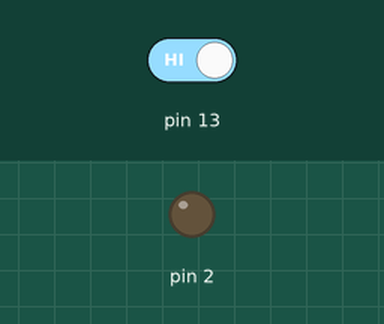
This sketch was run on a simulated Arduino Uno, built with avr-gcc and run on an emulated ATmega328P. On the bench: output pins drawn as LEDs (lit = HIGH). Inputs (shaded band) come from the test bench; at power-on: pin 13 HIGH.

Above: at 1.2 s.
1.3 s: pin 13 driven LOW
At 1.7 s:
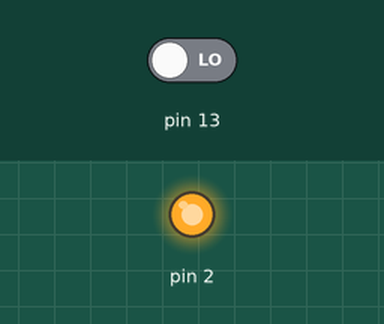
2.8 s: pin 13 driven HIGH
At 4.0 s:
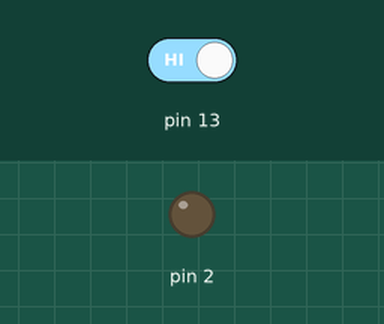
Timing chart, 0 to 5.8 s (numbered marks = the images above; inputs shaded):
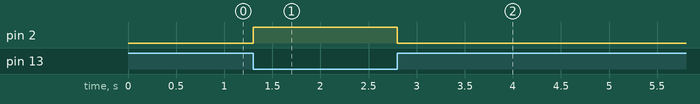

Measured:
- after the input at 1.3 s, pin 2: LOW → HIGH at once
- after the input at 2.8 s, pin 2: HIGH → LOW at once

The sketch:

Arduino-pd01_tarefa2.ino
```cpp
// C++ code
// Tarefa 2
/*
	-Insira um botão com um resistor em série,
    	ligado ao zero volt, e a outra ponta do resistor a +5V.
	-Ligue a união do botão com o resistor com
    	o pino 13 do Arduino.
    -Declare o pino 13 como entrada.
	-Faça com que, caso o botão seja apertado
    	(colocar o mouse em cima dele e manter
        pressionado o botão esquerdo) o led acenda,
        e quando não pressionado o led permaneça apagado.
*/

void setup()
{
  pinMode(2, OUTPUT);
  pinMode(13,INPUT);
}

void loop()
{
  if(!digitalRead(13)){
    digitalWrite(2,HIGH);
  } else {
    digitalWrite(2,LOW);
  }
}
```
